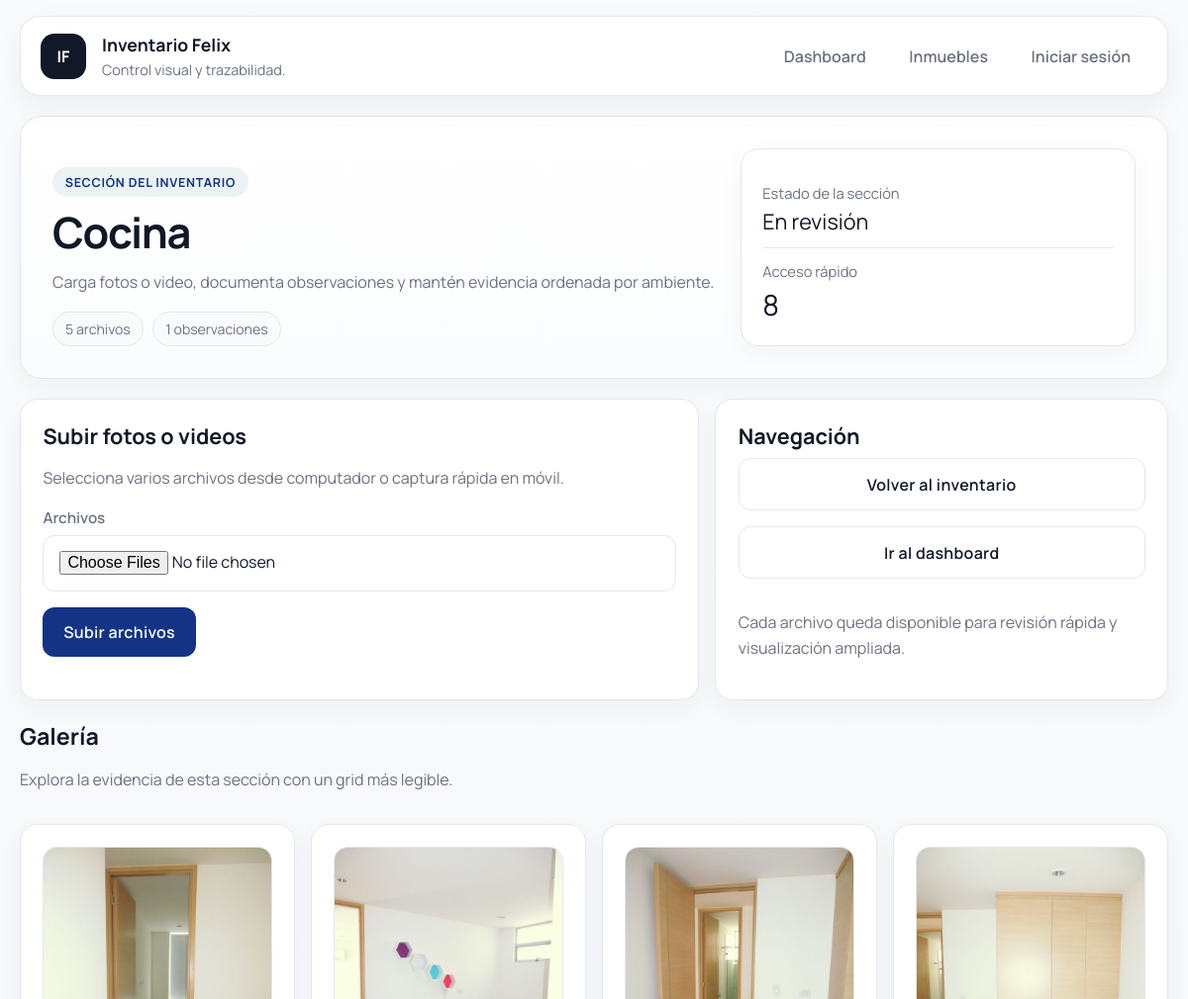
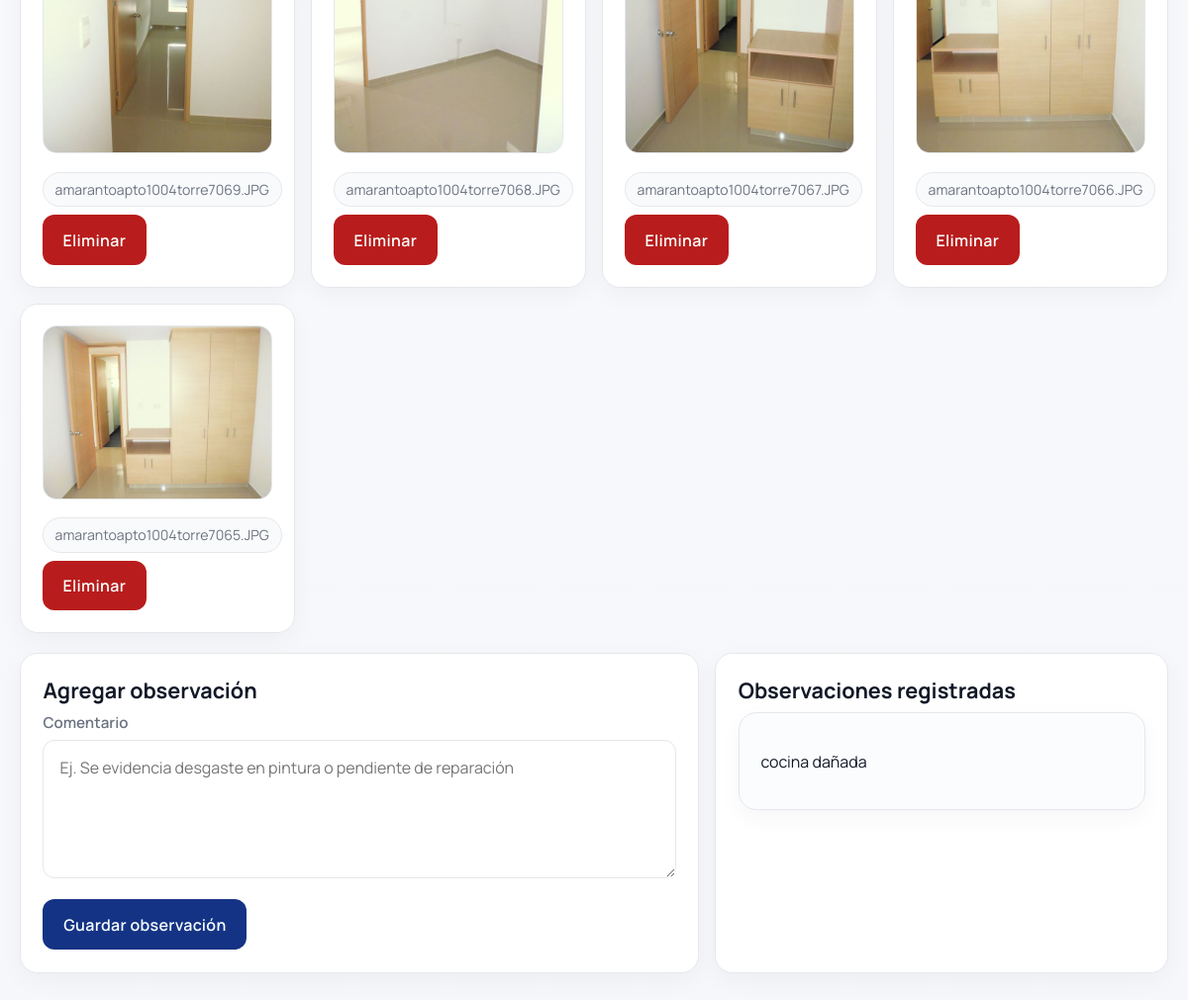
The page /seccion/8 on the database its author committed (2 pictures, top to bottom).
### app.py (models this page shows)
class Seccion(db.Model):
    id = db.Column(db.Integer, primary_key=True)
    inventario_id = db.Column(db.Integer, db.ForeignKey("inventario.id"))
    nombre = db.Column(db.String(100))
    fotos = db.relationship("Foto", backref="seccion", lazy=True)
    observaciones = db.relationship("Observacion", backref="seccion", lazy=True)

class Foto(db.Model):
    id = db.Column(db.Integer, primary_key=True)
    seccion_id = db.Column(db.Integer, db.ForeignKey("seccion.id"))
    archivo = db.Column(db.String(200))

class Observacion(db.Model):
    id = db.Column(db.Integer, primary_key=True)
    seccion_id = db.Column(db.Integer, db.ForeignKey("seccion.id"))
    comentario = db.Column(db.Text)

### app.py (the view)
@app.route("/seccion/<int:id>")
def ver_seccion(id):
    seccion = Seccion.query.get_or_404(id)
    fotos = Foto.query.filter_by(seccion_id=id).all()
    observaciones = Observacion.query.filter_by(seccion_id=id).all()
    inventario_id = seccion.inventario_id
    return render_template(
        "seccion.html",
        seccion=seccion,
        fotos=fotos,
        observaciones=observaciones,
        inventario_id=inventario_id
    )

### templates/seccion.html (shortened to what this page needs)
{% extends "base.html" %}
{% block head_extra %}
<link href="https://cdn.jsdelivr.net/npm/lightbox2@2/dist/css/lightbox.min.css" rel="stylesheet">
{% endblock %}
{% block hero %}
<section class="hero fade-in">
  <div class="hero-grid">
    <div class="hero-copy">
      <span class="eyebrow">Sección del inventario</span>
      <h2>{{ seccion.nombre }}</h2>
      <p>
        Carga fotos o video, documenta observaciones y mantén evidencia ordenada por ambiente.
      </p>
      <div class="chip-row">
        <span class="chip">{{ fotos|length }} archivos</span>
        <span class="chip">{{ observaciones|length }} observaciones</span>
      </div>
    </div>
    <div class="hero-panel fade-in delay-1">
      <div class="metric">
        <span class="metric-label">Estado de la sección</span>
        <span class="metric-value" style="font-size:1.35rem;">En revisión</span>
      </div>
      <div class="metric">
        <span class="metric-label">Acceso rápido</span>
        <span class="metric-value">{{ seccion.id }}</span>
      </div>
    </div>
  </div>
</section>
{% endblock %}
{% block contenido %}
<section class="section split-layout">
  <article class="upload-panel fade-in delay-1">
    <h3>Subir fotos o videos</h3>
    <p class="muted">Selecciona varios archivos desde computador o captura rápida en móvil.</p>
    <form action="/subir_foto/{{ seccion.id }}" method="POST" enctype="multipart/form-data" class="stack">
      <div>
        <label for="fotos">Archivos</label>
        <input id="fotos" type="file" name="fotos" multiple accept="image/*,video/*" capture="environment">
      </div>
      <div class="inline-actions">
        <button type="submit">Subir archivos</button>
      </div>
    </form>
  </article>
  <aside class="info-panel fade-in delay-2">
    <h3>Navegación</h3>
    <div class="stack">
      <a class="button button-secondary" href="/inventario/{{ inventario_id }}">Volver al inventario</a>
      <a class="button button-secondary" href="/">Ir al dashboard</a>
      <p class="muted">Cada archivo queda disponible para revisión rápida y visualización ampliada.</p>
    </div>
  </aside>
</section>
<section class="section">
  <div class="section-heading fade-in">
    <div>
      <h2>Galería</h2>
      <p>Explora la evidencia de esta sección con un grid más legible.</p>
    </div>
  </div>
  {% if fotos %}
  <div class="gallery-grid">
    {% for foto in fotos %}
    <article class="media-card fade-in delay-1">
      {% if foto.archivo.endswith('.mp4') %}
      <video controls>
        <source src="/static/uploads/{{ foto.archivo }}">
      </video>
      {% else %}
      <a href="/static/uploads/{{ foto.archivo }}" data-lightbox="galeria" data-title="{{ seccion.nombre }}">
        <img src="/static/uploads/{{ foto.archivo }}" alt="Archivo de {{ seccion.nombre }}">
      </a>
      {% endif %}
      <div class="media-meta">
        <span class="chip">{{ foto.archivo }}</span>
        <form action="/eliminar_foto/{{ foto.id }}" method="POST" style="margin-top: 8px;">
          <button class="button-danger" onclick="return confirm('¿Eliminar este archivo?')">
            Eliminar
          </button>
       </form>
      </div>
    </article>
    {% endfor %}
  </div>
  {% else %}
  <div class="empty-state fade-in">
    <h3 class="card-title">No hay archivos cargados</h3>
    <p>Sube fotos o videos para documentar esta sección.</p>
  </div>
  {% endif %}
</section>
<section class="section split-layout">
  <article class="form-card fade-in delay-1">
    <h3>Agregar observación</h3>
    <form action="/crear_observacion/{{ seccion.id }}" method="POST" class="stack">
      <div>
        <label for="comentario">Comentario</label>
        <textarea id="comentario" name="comentario" placeholder="Ej. Se evidencia desgaste en pintura o pendiente de reparación"></textarea>
      </div>
      <div class="inline-actions">
        <button type="submit">Guardar observación</button>
      </div>
    </form>
  </article>
  <aside class="surface-card fade-in delay-2">
    <h3>Observaciones registradas</h3>
    {% if observaciones %}
    <div class="stack">
      {% for o in observaciones %}
      <article class="observation-card">
        <p>{{ o.comentario }}</p>
      </article>
      {% endfor %}
    </div>
    {% else %}
    <div class="empty-state">
      <p>No hay observaciones aún para esta sección.</p>
    </div>
    {% endif %}
  </aside>
</section>
{% endblock %}

### rows shown on the page
Seccion: nombre "Cocina", id "8"
Foto: archivo (picture), archivo "amarantoapto1004torre7069.JPG"
Foto: archivo (picture), archivo "amarantoapto1004torre7068.JPG"
Foto: archivo (picture), archivo "amarantoapto1004torre7067.JPG"
Foto: archivo (picture), archivo "amarantoapto1004torre7066.JPG"
Foto: archivo (picture), archivo "amarantoapto1004torre7065.JPG"
Observacion: comentario "cocina dañada"

### other values the page prints
{{ fotos|length }} "5"
{{ observaciones|length }} "1"
